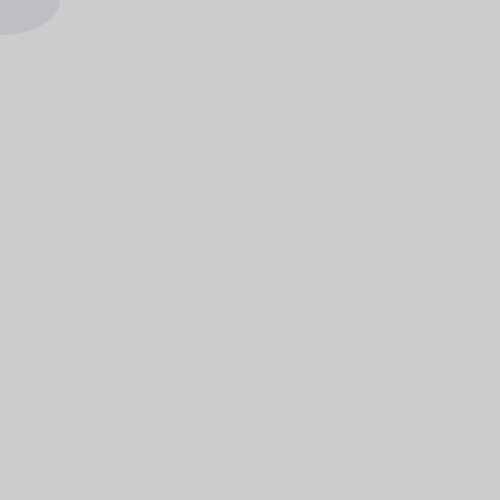
Frame 1 (no input)
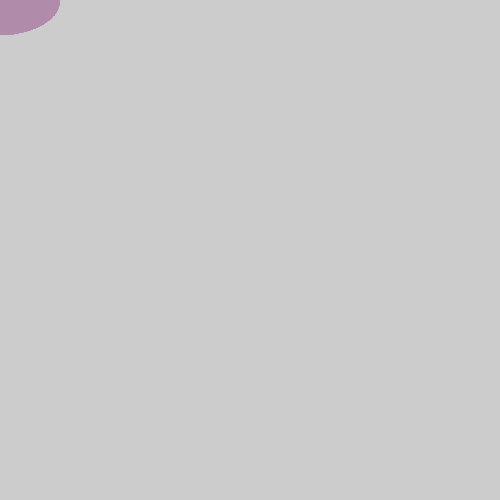
Frame 60 (the mouse pressed at the canvas centre just before this capture)
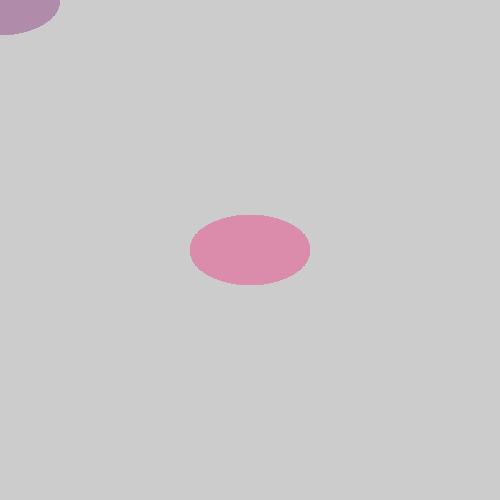
Frame 120 (the mouse held since frame 60 and released just before this capture)

The Processing sketch that drew these frames (run headless with seeded random() and noise(); from frame 60 on, the mouse is pressed at the canvas centre):

// Processing sketch: processing_185397
// ── processing_185397.pde

int rojo = 125;
int tiempo = 0;
int diametro = 50;
   
void setup() {
  size(500, 500);
}
  
void draw() {
  tiempo = tiempo + 1;   
  rojo = int(128 * (1 + sin(tiempo * 2 * PI / frameRate / 15)));
  diametro = int(50 * (1 + sin( tiempo * 2 * PI / frameRate / 25))); // Modifica el diametro del circulo con el paso del tiempo
    
  noStroke();           
  fill(rojo, 140, 170, 50);  // Añade un 50% de transparencia al color
  ellipse(mouseX, mouseY, 120, 70);
}
